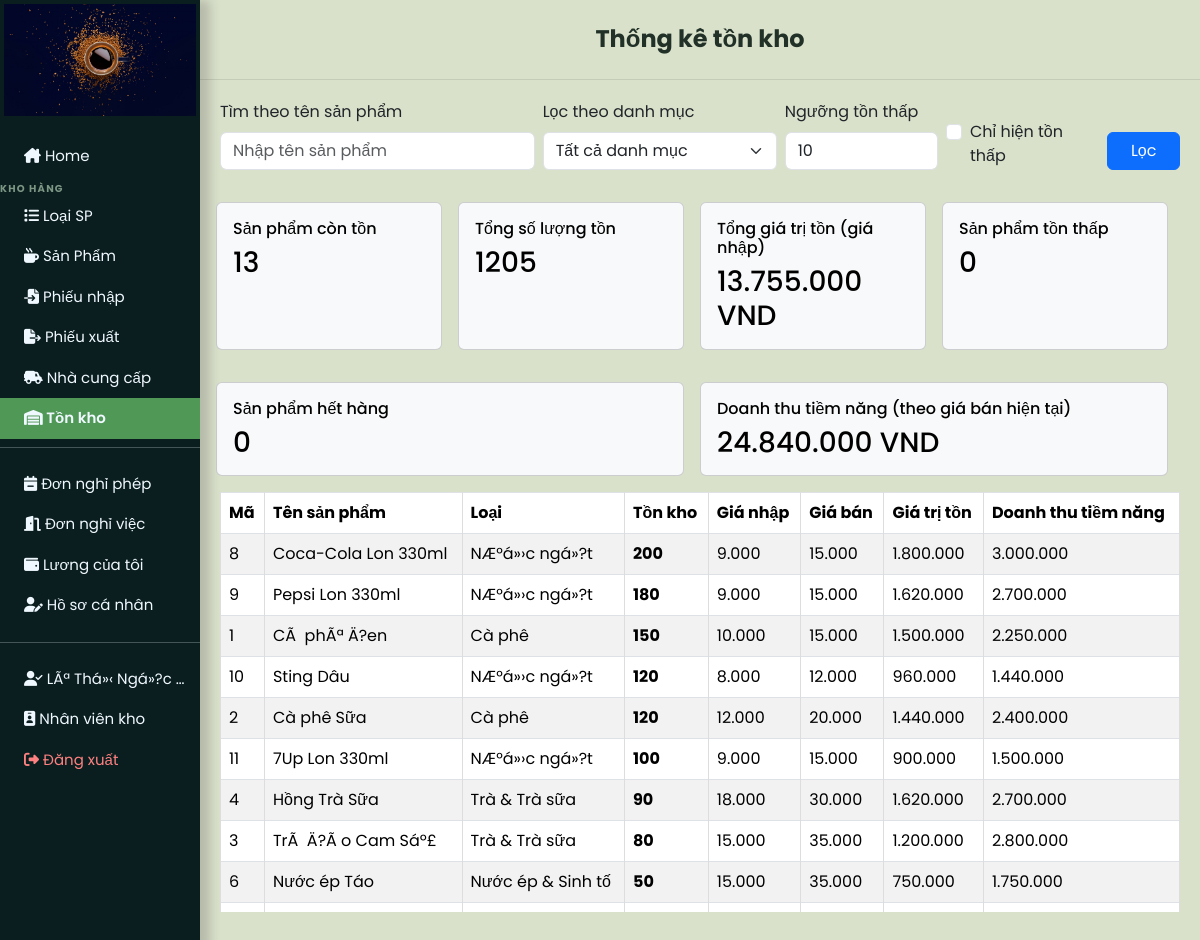
Page /user_page.php?kho_thongke (signed in) on the committed database.
### tables this page shows
CREATE TABLE `accounts` (
  `account_id` int(11) NOT NULL,
  `full_name` varchar(150) NOT NULL,
  `email` varchar(150) NOT NULL,
  `password` varchar(255) NOT NULL,
  `role_id` int(11) NOT NULL DEFAULT 3,
  `position_id` int(11) DEFAULT NULL,
  `phone` varchar(20) DEFAULT NULL,
  `address` text DEFAULT NULL,
  `birth_date` date DEFAULT NULL,
  `gender` enum('nam','ná»¯','khÃ¡c') DEFAULT NULL,
  `hr_status` enum('active','resigned','on_leave') NOT NULL DEFAULT 'active',
  `system_status` enum('active','locked','disabled','pending') NOT NULL DEFAULT 'pending',
  `hire_date` date DEFAULT NULL,
  `created_at` timestamp NULL DEFAULT current_timestamp(),
  `updated_at` timestamp NULL DEFAULT current_timestamp() ON UPDATE current_timestamp()
);

CREATE TABLE `items` (
  `item_id` int(11) NOT NULL,
  `item_name` varchar(200) NOT NULL,
  `category_id` int(11) DEFAULT NULL,
  `description` text DEFAULT NULL,
  `unit_price` decimal(10,0) NOT NULL DEFAULT 0,
  `purchase_price` decimal(10,0) NOT NULL DEFAULT 0,
  `stock_quantity` int(11) NOT NULL DEFAULT 0,
  `item_status` enum('active','inactive') NOT NULL DEFAULT 'active',
  `item_image` varchar(255) DEFAULT NULL,
  `added_date` timestamp NULL DEFAULT current_timestamp(),
  `updated_at` timestamp NULL DEFAULT current_timestamp() ON UPDATE current_timestamp()
);

CREATE TABLE `category` (
  `category_id` int(11) NOT NULL,
  `category_name` varchar(100) NOT NULL,
  `created_at` timestamp NULL DEFAULT current_timestamp()
);

### src/models/authorization.php (called while the page is built, shortened)
<?php
function roleLabel(string $roleName): string
{
    $labels = [
        AppRole::ADMIN     => 'Quản trị viên',
        AppRole::MANAGER   => 'Quản lý nhân sự',
        AppRole::SALES     => 'Nhân viên bán hàng',
        AppRole::WAREHOUSE => 'Nhân viên kho',
    ];
    return $labels[$roleName] ?? 'Không xác định';
}
function currentRole(): string
{
    return $_SESSION['role_name'] ?? '';
}
function currentUserId(): int
{
    return (int) ($_SESSION['account_id'] ?? 0);
}

### src/views/kho_thongke.php (the view, shortened to what this page needs)
<?php
$keyword = trim((string)($_GET['kw'] ?? ''));
$onlyLowStock = isset($_GET['only_low']) && $_GET['only_low'] === '1';
$lowStockThreshold = (int)($_GET['low_threshold'] ?? 10);
$conditions = ["i.item_status = 'active'"];
$whereClause = implode(' AND ', $conditions);
$sql = "SELECT i.item_id, i.item_name, c.category_name, i.purchase_price, i.unit_price, i.stock_quantity,
               (i.stock_quantity * i.purchase_price) AS stock_value,
               (i.stock_quantity * i.unit_price) AS projected_revenue
        FROM items i
        LEFT JOIN category c ON c.category_id = i.category_id
        WHERE {$whereClause}
        ORDER BY i.stock_quantity DESC, i.item_id DESC";
$result = mysqli_query($conn, $sql);
$rows = mysqli_fetch_all($result, MYSQLI_ASSOC);
$total_qty = 0;
$total_value = 0;
$total_projected_revenue = 0;
$in_stock_count = 0;
$out_of_stock_count = 0;
$low_stock_count = 0;
foreach ($rows as $row) {
    $qty = (int)($row['stock_quantity'] ?? 0);
    $value = (float)($row['stock_value'] ?? 0);
    $projectedRevenue = (float)($row['projected_revenue'] ?? 0);
    $total_qty += $qty;
    $total_value += $value;
    $total_projected_revenue += $projectedRevenue;
    if ($qty > 0) {
        $in_stock_count++;
    }
}
?>
<div class="dash_board px-2">
    <div class="container-fluid my-3">
        <form class="row g-2 align-items-end" method="GET" action="user_page.php">
            <div class="col-lg-4">
                <label class="form-label">Tìm theo tên sản phẩm</label>
                <input type="text" class="form-control" name="kw" value="<?= htmlspecialchars($keyword) ?>" placeholder="Nhập tên sản phẩm">
            </div>
            <div class="col-lg-3">
                <label class="form-label">Lọc theo danh mục</label>
                <select class="form-select" name="category_id">
                    <option value="0">Tất cả danh mục</option>
                </select>
            </div>
            <div class="col-lg-2">
                <label class="form-label">Ngưỡng tồn thấp</label>
                <input type="number" min="1" class="form-control" name="low_threshold" value="<?= (int)$lowStockThreshold ?>">
            </div>
            <div class="col-lg-2">
                <div class="form-check mt-4">
                    <input class="form-check-input" type="checkbox" name="only_low" value="1" id="onlyLowStock" <?= $onlyLowStock ? 'checked' : '' ?>>
                    <label class="form-check-label" for="onlyLowStock">Chỉ hiện tồn thấp</label>
                </div>
            </div>
            <div class="col-lg-1 d-grid">
                <button class="btn btn-primary" type="submit">Lọc</button>
            </div>
        </form>
    </div>
    <div class="container-fluid row my-3 g-3">
        <div class="col-md-3">
            <div class="card text-bg-light h-100">
                <div class="card-body">
                    <h6 class="card-title">Sản phẩm còn tồn</h6>
                    <h3 class="mb-0"><?= $in_stock_count ?></h3>
                </div>
            </div>
        </div>
        <div class="col-md-3">
            <div class="card text-bg-light h-100">
                <div class="card-body">
                    <h6 class="card-title">Tổng số lượng tồn</h6>
                    <h3 class="mb-0"><?= $total_qty ?></h3>
                </div>
            </div>
        </div>
        <div class="col-md-3">
            <div class="card text-bg-light h-100">
                <div class="card-body">
                    <h6 class="card-title">Tổng giá trị tồn (giá nhập)</h6>
                    <h3 class="mb-0"><?= number_format($total_value, 0, ',', '.') ?> VND</h3>
                </div>
            </div>
        </div>
        <div class="col-md-3">
            <div class="card text-bg-light h-100">
                <div class="card-body">
                    <h6 class="card-title">Sản phẩm tồn thấp</h6>
                    <h3 class="mb-0"><?= $low_stock_count ?></h3>
                </div>
            </div>
        </div>
    </div>
    <div class="container-fluid row my-3 g-3">
        <div class="col-md-6">
            <div class="card text-bg-light h-100">
                <div class="card-body">
                    <h6 class="card-title">Sản phẩm hết hàng</h6>
                    <h3 class="mb-0"><?= $out_of_stock_count ?></h3>
                </div>
            </div>
        </div>
        <div class="col-md-6">
            <div class="card text-bg-light h-100">
                <div class="card-body">
                    <h6 class="card-title">Doanh thu tiềm năng (theo giá bán hiện tại)</h6>
                    <h3 class="mb-0"><?= number_format($total_projected_revenue, 0, ',', '.') ?> VND</h3>
                </div>
            </div>
        </div>
    </div>
    <div class="container-fluid">
        <table class="table table-hover table-striped table-bordered text-center">
            <thead>
                <tr>
                    <th>Mã</th>
                    <th>Tên sản phẩm</th>
                    <th>Loại</th>
                    <th>Tồn kho</th>
                    <th>Giá nhập</th>
                    <th>Giá bán</th>
                    <th>Giá trị tồn</th>
                    <th>Doanh thu tiềm năng</th>
                </tr>
            </thead>
            <tbody>
                <?php foreach ($rows as $row): ?>
                    <?php $qty = (int)($row['stock_quantity'] ?? 0); ?>
                    <tr>
                        <td><?= (int)$row['item_id'] ?></td>
                        <td><?= htmlspecialchars($row['item_name']) ?></td>
                        <td><?= htmlspecialchars((string)$row['category_name']) ?></td>
                        <td>
                            <strong class="<?= $qty <= 0 ? 'text-danger' : ($qty <= $lowStockThreshold ? 'text-warning' : '') ?>">
                                <?= $qty ?>
                            </strong>
                        </td>
                        <td><?= number_format((float)$row['purchase_price'], 0, ',', '.') ?></td>
                        <td><?= number_format((float)$row['unit_price'], 0, ',', '.') ?></td>
                        <td><?= number_format((float)$row['stock_value'], 0, ',', '.') ?></td>
                        <td><?= number_format((float)$row['projected_revenue'], 0, ',', '.') ?></td>
                    </tr>
                <?php endforeach; ?>
            </tbody>
        </table>
    </div>
</div>

### src/views/layouts/user_layout_start.php (shortened to what this page needs)
<!DOCTYPE html>
<html lang="en">
<head>
    <link href="https://cdn.jsdelivr.net/npm/bootstrap@5.3.3/dist/css/bootstrap.min.css" rel="stylesheet" />
    <link rel="stylesheet" href="https://cdnjs.cloudflare.com/ajax/libs/font-awesome/6.5.1/css/all.min.css" />
    <link rel="stylesheet" href="css/style.css" />
</head>
<?php
$roleName = currentRole();
$isWarehouseRole = $roleName === AppRole::WAREHOUSE;
$isManagerRole = $roleName === AppRole::MANAGER;
$isAdminRole = $roleName === AppRole::ADMIN;
?>
<?php
$currentTitle = 'COFFEE SHOP';
if (isset($_GET['home'])) {
    $currentTitle = 'COFFEE SHOP';
} elseif (isset($_GET['dashboard'])) {
    $currentTitle = 'COFFEE SHOP';
} elseif (isset($_GET['sanpham'])) {
    $currentTitle = 'Sản phẩm';
} elseif (isset($_GET['phieunhap'])) {
    $currentTitle = 'Phiếu nhập kho';
} elseif (isset($_GET['phieuxuat'])) {
    $currentTitle = 'Phiếu xuất kho';
} elseif (isset($_GET['kho_thongke'])) {
    $currentTitle = 'Thống kê tồn kho';
} elseif (isset($_GET['baocao_kho'])) {
    $currentTitle = 'Báo cáo kho';
} elseif (isset($_GET['baocao_kinhdoanh'])) {
    $currentTitle = 'Báo cáo kinh doanh';
} elseif (isset($_GET['baocao_nhansu'])) {
    $currentTitle = 'Báo cáo nhân sự';
} elseif (isset($_GET['nhacungcap'])) {
    $currentTitle = 'Quản lý nhà cung cấp';
} elseif (isset($_GET['loai'])) {
    $currentTitle = 'Loại sản phẩm';
} elseif (isset($_GET['donhang'])) {
    $currentTitle = 'Đơn hàng';
} elseif (isset($_GET['khachhang'])) {
    $currentTitle = 'Khách hàng';
} elseif (isset($_GET['nhansu'])) {
    $currentTitle = 'Nhân sự';
} elseif (isset($_GET['chucvu'])) {
    $currentTitle = 'Quản lý chức vụ';
} elseif (isset($_GET['bangluong'])) {
    $currentTitle = 'Bảng lương';
} elseif (isset($_GET['luong_ca_nhan'])) {
    $currentTitle = 'Lương của tôi';
} elseif (isset($_GET['donnghi'])) {
    $currentTitle = 'Đơn nghỉ phép';
} elseif (isset($_GET['donnghiviec'])) {
    $currentTitle = 'Đơn nghỉ việc';
} elseif (isset($_GET['profile'])) {
    $currentTitle = 'Hồ sơ cá nhân';
} elseif (isset($_GET['thongke'])) {
    $currentTitle = 'Thống kê';
}
?>
<body class="app-shell">
    <div class="nav-side p-0">
        <div class="logo p-1 justify-content-center text-center">
            <a href="user_page.php?home"> <img src="img/logo.jpg" alt="Logo"></a>
        </div>
        <div class="navs pt-3">
            <?php if (!$isManagerRole) : ?>
            <div class="container-fluid">
                <a class="text-truncate <?= isset($_GET['home'])||isset($_GET['dashboard']) ? 'active' : '' ?>"
                   href="user_page.php?home"><i class="fa-solid fa-house-chimney"></i> Home</a>
            </div>
            <?php endif; ?>
            <?php if ($isWarehouseRole || $isAdminRole) : ?>
                <div class="nav-section-label">KHO HÀNG</div>
                <div class="container-fluid">
                    <a class="text-truncate <?= isset($_GET['loai']) ? 'active' : '' ?>"
                       href="user_page.php?loai"><i class="fa-solid fa-list"></i> Loại SP</a>
                </div>
                <div class="container-fluid">
                    <a class="text-truncate <?= isset($_GET['sanpham']) ? 'active' : '' ?>"
                       href="user_page.php?sanpham"><i class="fa-solid fa-mug-hot"></i> Sản Phẩm</a>
                </div>
                <div class="container-fluid">
                    <a class="text-truncate <?= isset($_GET['phieunhap']) ? 'active' : '' ?>"
                       href="user_page.php?phieunhap"><i class="fa-solid fa-file-import"></i> Phiếu nhập</a>
                </div>
                <div class="container-fluid">
                    <a class="text-truncate <?= isset($_GET['phieuxuat']) ? 'active' : '' ?>"
                       href="user_page.php?phieuxuat"><i class="fa-solid fa-file-export"></i> Phiếu xuất</a>
                </div>
                <div class="container-fluid">
                    <a class="text-truncate <?= isset($_GET['nhacungcap']) ? 'active' : '' ?>"
                       href="user_page.php?nhacungcap"><i class="fa-solid fa-truck-field"></i> Nhà cung cấp</a>
                </div>
                <div class="container-fluid">
                    <a class="text-truncate <?= isset($_GET['kho_thongke']) ? 'active' : '' ?>"
                       href="user_page.php?kho_thongke"><i class="fa-solid fa-warehouse"></i> Tồn kho</a>
                </div>
            <?php endif; ?>
        </div>
        <?php if (!$isManagerRole && !$isAdminRole) : ?>
        <hr class="mt-2">
        <div class="navs text-center p-0">
            <div class="container-fluid">
                <a class="text-truncate <?= isset($_GET['donnghi']) ? 'active' : '' ?>"
                   href="user_page.php?donnghi"><i class="fa-solid fa-calendar-minus"></i> Đơn nghỉ phép</a>
            </div>
            <div class="container-fluid">
                <a class="text-truncate <?= isset($_GET['donnghiviec']) ? 'active' : '' ?>"
                   href="user_page.php?donnghiviec"><i class="fa-solid fa-door-open"></i> Đơn nghỉ việc</a>
            </div>
            <div class="container-fluid">
                <a class="text-truncate <?= isset($_GET['luong_ca_nhan']) ? 'active' : '' ?>"
                   href="user_page.php?luong_ca_nhan"><i class="fa-solid fa-wallet"></i> Lương của tôi</a>
            </div>
            <div class="container-fluid">
                <a class="text-truncate <?= isset($_GET['profile']) ? 'active' : '' ?>"
                   href="user_page.php?profile"><i class="fa-solid fa-user-pen"></i> Hồ sơ cá nhân</a>
            </div>
        </div>
        <?php endif; ?>
        <div class="navs text-center p-0">
            <hr class="mt-3">
            <div class="container-fluid">
                <a class="text-truncate"><i class="fa-solid fa-user-check"></i> <?= $user_name ?? '' ?></a>
            </div>
            <div class="container-fluid">
                <a class="text-truncate"><i class="fa-solid fa-id-badge"></i> <?= roleLabel(currentRole()) ?></a>
            </div>
            <div class="    container-fluid logout-btn">
                <a class="text-truncate" href="logout.php"><i class="fa-solid fa-right-from-bracket"></i> Đăng xuất</a>
            </div>
        </div>
    </div>
    <div class="app-right">
        <?php if (!isset($_GET['home']) && !isset($_GET['dashboard'])): ?>
        <div class="app-topbar px-3">
            <h4 class="mb-0 fw-bold"><?= htmlspecialchars($currentTitle) ?></h4>
        </div>
        <?php endif; ?>
        <div class="main p-0 <?= (isset($_GET['home']) || isset($_GET['dashboard'])) ? 'h-100' : '' ?>">

### rows in the picture
accounts: full_name "LÃª Thá»‹ Ngá»?c…"
items: item_id "8", item_name "Coca-Cola Lon 330ml", category.category_name "NÆ°á»›c ngá»?t", stock_quantity "200", purchase_price "9.000", unit_price "15.000", stock_value "1.800.000", projected_revenue "3.000.000"
items: item_id "9", item_name "Pepsi Lon 330ml", category.category_name "NÆ°á»›c ngá»?t", stock_quantity "180", purchase_price "9.000", unit_price "15.000", stock_value "1.620.000", projected_revenue "2.700.000"
items: item_id "1", item_name "CÃ phÃª Ä?en", category.category_name "Cà phê", stock_quantity "150", purchase_price "10.000", unit_price "15.000", stock_value "1.500.000", projected_revenue "2.250.000"
items: item_id "10", item_name "Sting Dâu", category.category_name "NÆ°á»›c ngá»?t", stock_quantity "120", purchase_price "8.000", unit_price "12.000", stock_value "960.000", projected_revenue "1.440.000"
items: item_id "2", item_name "Cà phê Sữa", category.category_name "Cà phê", stock_quantity "120", purchase_price "12.000", unit_price "20.000", stock_value "1.440.000", projected_revenue "2.400.000"
items: item_id "11", item_name "7Up Lon 330ml", category.category_name "NÆ°á»›c ngá»?t", stock_quantity "100", purchase_price "9.000", unit_price "15.000", stock_value "900.000", projected_revenue "1.500.000"
items: item_id "4", item_name "Hồng Trà Sữa", category.category_name "Trà & Trà sữa", stock_quantity "90", purchase_price "18.000", unit_price "30.000", stock_value "1.620.000", projected_revenue "2.700.000"
items: item_id "3", item_name "TrÃ Ä?Ã o Cam Sáº£", category.category_name "Trà & Trà sữa", stock_quantity "80", purchase_price "15.000", unit_price "35.000", stock_value "1.200.000", projected_revenue "2.800.000"
items: item_id "6", item_name "Nước ép Táo", category.category_name "Nước ép & Sinh tố", stock_quantity "50", purchase_price "15.000", unit_price "35.000", stock_value "750.000", projected_revenue "1.750.000"

### other values in the picture
roleLabel(currentRole()) "Nhân viên kho"
$currentTitle "Thống kê tồn kho"
$in_stock_count "13"
$total_qty "1205"
$total_value "13.755.000"
$low_stock_count "0"
$out_of_stock_count "0"
$total_projected_revenue "24.840.000"
